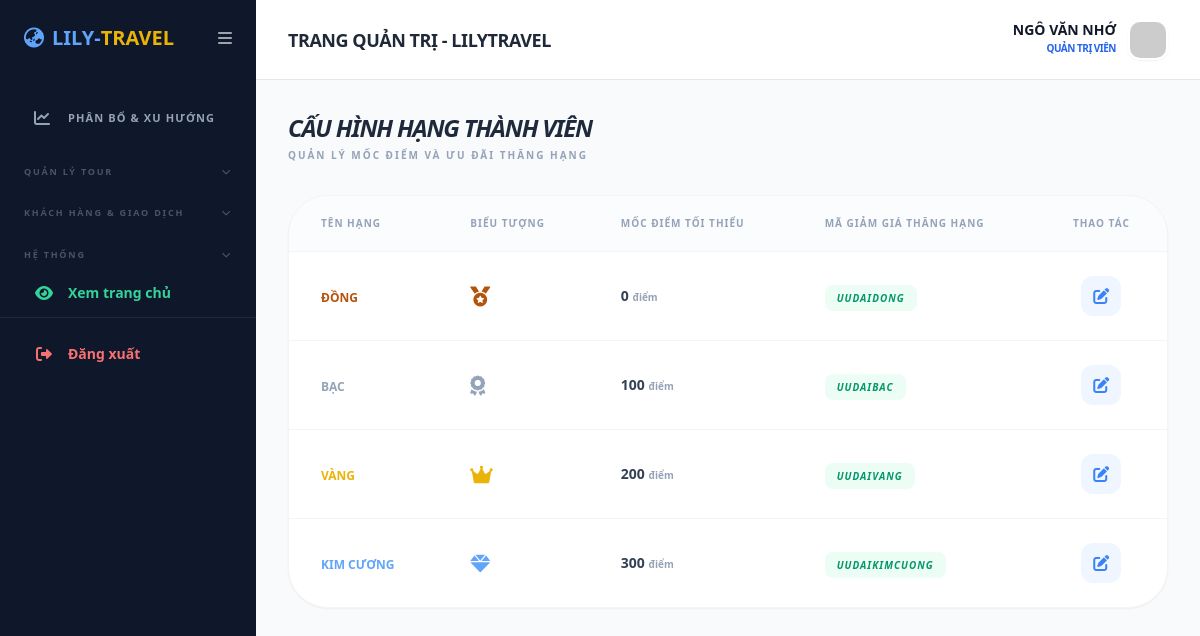
Screenshot of /admin/ranks.php (signed in) with the database file from the repository.
### tables this page shows
CREATE TABLE `ranks` (
  `id` int(11) NOT NULL,
  `name` varchar(50) NOT NULL,
  `min_points` int(11) NOT NULL,
  `icon` varchar(50) DEFAULT NULL,
  `color` varchar(20) DEFAULT NULL,
  `rank_up_promo_code` varchar(50) DEFAULT NULL
);

### admin/ranks.php (the view, shortened to what this page needs)
<?php
require_once '../config.php';
include 'header.php';
$ranks = $pdo->query("SELECT * FROM ranks ORDER BY min_points ASC")->fetchAll();
?>
<div class="flex flex-col sm:flex-row sm:items-center justify-between gap-4 mb-8">
    <div>
        <h3 class="text-2xl font-black text-slate-800 uppercase italic tracking-tighter">Cấu hình Hạng Thành Viên</h3>
        <p class="text-[10px] font-black text-slate-400 uppercase tracking-[0.2em] mt-1">Quản lý mốc điểm và ưu đãi thăng hạng</p>
    </div>
</div>
<div class="bg-white rounded-[2.5rem] shadow-sm border border-slate-100 overflow-hidden">
    <table class="w-full text-left">
        <thead>
            <tr class="bg-slate-50/50 text-slate-400 text-[10px] uppercase font-black tracking-widest border-b border-slate-100">
                <th class="px-8 py-5">Tên Hạng</th>
                <th class="px-8 py-5">Biểu tượng</th>
                <th class="px-8 py-5">Mốc điểm tối thiểu</th>
                <th class="px-8 py-5">Mã giảm giá thăng hạng</th>
                <th class="px-8 py-5 text-center">Thao tác</th>
            </tr>
        </thead>
        <tbody class="divide-y divide-slate-100">
            <?php foreach($ranks as $r): ?>
            <tr class="hover:bg-slate-50/50 transition-colors">
                <td class="px-8 py-6">
                    <span class="text-xs font-black uppercase <?= $r['color'] ?>"><?= htmlspecialchars($r['name']) ?></span>
                </td>
                <td class="px-8 py-6">
                    <i class="fas <?= $r['icon'] ?> <?= $r['color'] ?> fa-lg"></i>
                </td>
                <td class="px-8 py-6">
                    <div class="text-sm font-black text-slate-700"><?= number_format($r['min_points']) ?> <span class="text-[10px] text-slate-400">điểm</span></div>
                </td>
                <td class="px-8 py-6">
                    <?php if($r['rank_up_promo_code']): ?>
                        <span class="px-3 py-1.5 bg-emerald-50 text-emerald-600 rounded-lg text-[10px] font-black uppercase italic tracking-widest"><?= htmlspecialchars($r['rank_up_promo_code']) ?></span>
                    <?php else: ?>
                        <span class="text-[10px] text-slate-300 italic">Chưa cấu hình</span>
                    <?php endif; ?>
                </td>
                <td class="px-8 py-6 text-center">
                    <button onclick='openRankModal(<?= json_encode($r) ?>)' class="w-10 h-10 inline-flex items-center justify-center bg-blue-50 text-blue-500 rounded-xl hover:bg-blue-500 hover:text-white transition-all"><i class="fas fa-edit"></i></button>
                </td>
            </tr>
            <?php endforeach; ?>
        </tbody>
    </table>
</div>
</main></div></div></body></html>

### rows the page displays
ranks: name "ĐỒNG", min_points "0", rank_up_promo_code "UUDAIDONG"
ranks: name "BẠC", min_points "100", rank_up_promo_code "UUDAIBAC"
ranks: name "VÀNG", min_points "200", rank_up_promo_code "UUDAIVANG"
ranks: name "KIM CƯƠNG", min_points "300", rank_up_promo_code "UUDAIKIMCUONG"

### other values shown
$_SESSION['user']['fullname'] "NGÔ VĂN NHỚ"
